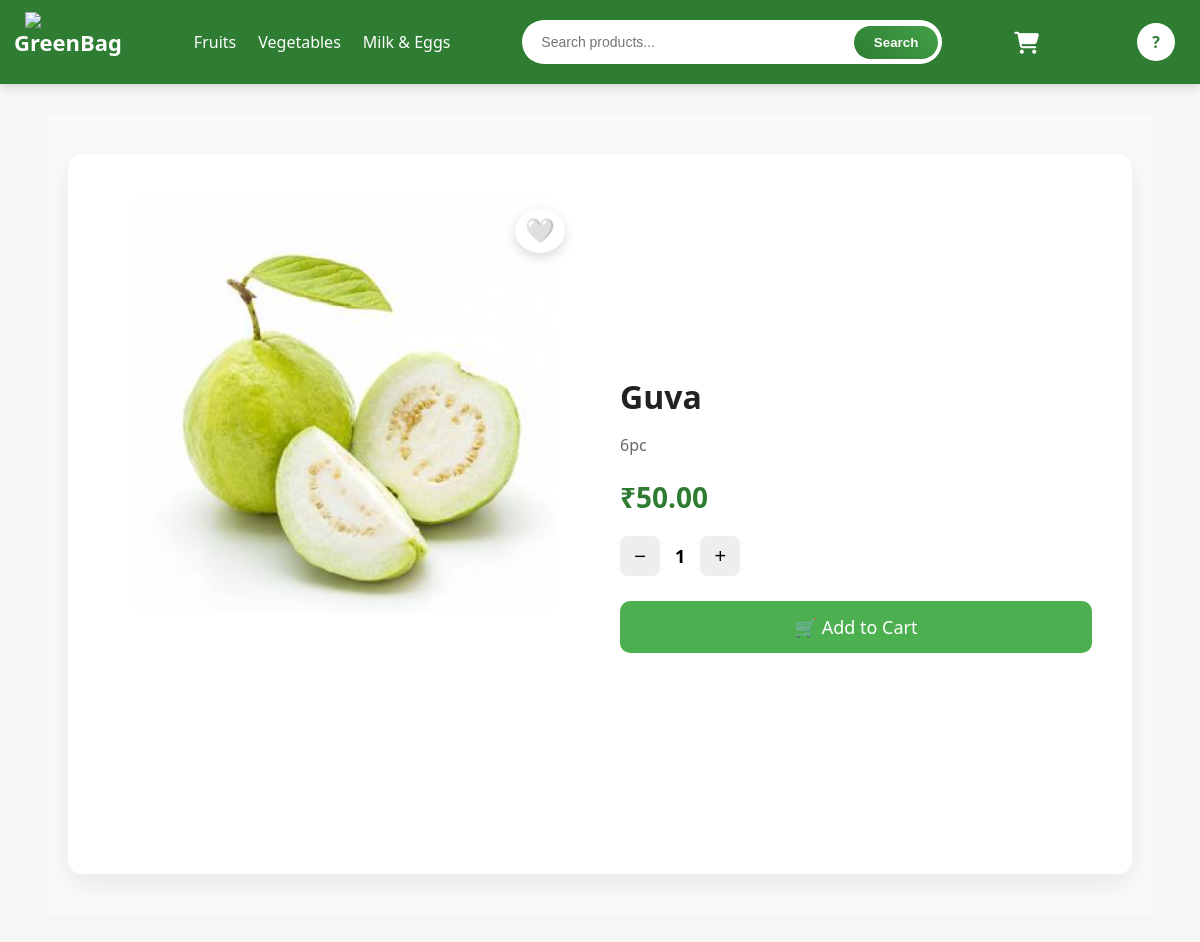
The app's page /product/4/, older data.
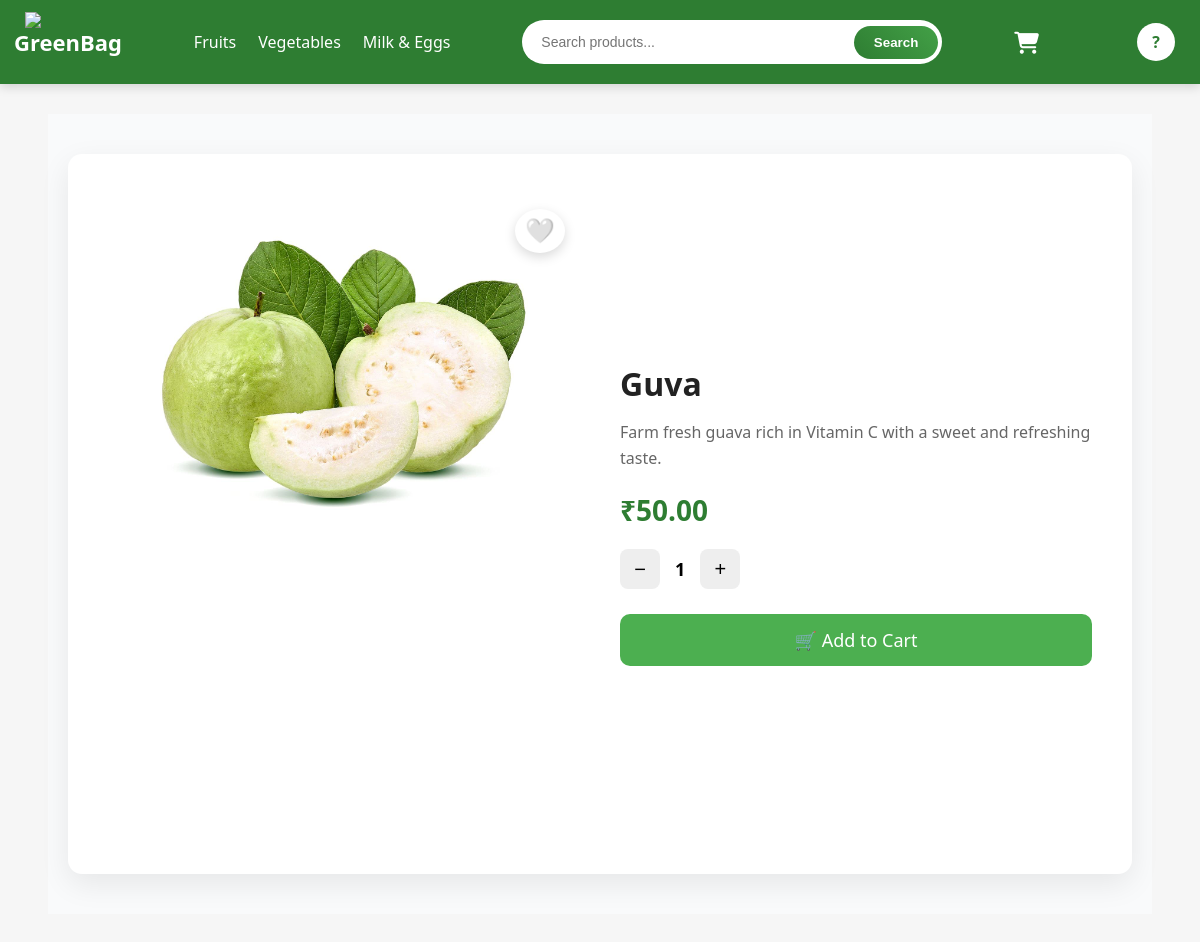
The same page, newer data.
### bag/models.py (models this page shows, shortened)
class Product(models.Model):
    category = models.ForeignKey(Category, on_delete=models.CASCADE, related_name='products')
    name = models.CharField(max_length=200)
    description = models.TextField(blank=True)
    price = models.DecimalField(max_digits=8, decimal_places=2)
    stock = models.IntegerField()
    image = models.ImageField(upload_to='products/')

### bag/views.py (the view)
# urls.py: path('product/<int:product_id>/', product_detail, name='product_detail'),
def product_detail(request, product_id):
    product = get_object_or_404(Product, pk=product_id)
    return render(request, 'bag/product_detail.html', {'product': product})

### bag/context_processors.py (called while the page is built)
def cart_count(request):
    cart = request.session.get('cart', {})
    return {
        'cart_count': sum(cart.values())
    }

### bag/templates/bag/product_detail.html (shortened to what this page needs)
{% extends 'bag/base.html' %}
{% load static %}
{% block extra_css %}
<link rel="stylesheet" href="{% static 'bag/css/product_detail.css' %}">
{% endblock %}
{% block content %}
<div class="page-wrapper">
    <div class="product-container">
        <div class="product-image">
            <button class="favorite"
                    aria-label="wishlist"
                    data-product-id="{{ product.id }}">
                {% if user.is_authenticated and product in user.favorites.all %}
                    ❤️
                {% else %}
                    🤍
                {% endif %}
            </button>
            <img src="{{ product.image.url }}" alt="{{ product.name }}" loading="lazy">
        </div>
        <div class="product-info">
            <h2 class="product-title">{{ product.name }}</h2>
            <p class="product-desc">
                {{ product.description|default:"Fresh & organic product." }}
            </p>
            <div class="price">₹{{ product.price }}</div>
            <div class="qty-box">
                <button type="button" id="decBtn">−</button>
                <span id="qty">1</span>
                <button type="button" id="incBtn">+</button>
            </div>
            <a id="cartBtn"
               href="{% url 'add_to_cart' product.id %}?qty=1"
               class="cart-btn">
               🛒 Add to Cart
            </a>
        </div>
    </div>
</div>
{% endblock %}

Row changes from the older to the newer data that the page shows:
changed Product "Guva": image: a different picture; description "6pc" → "Farm fresh guava rich in Vitamin C with a sweet and refreshing taste."
